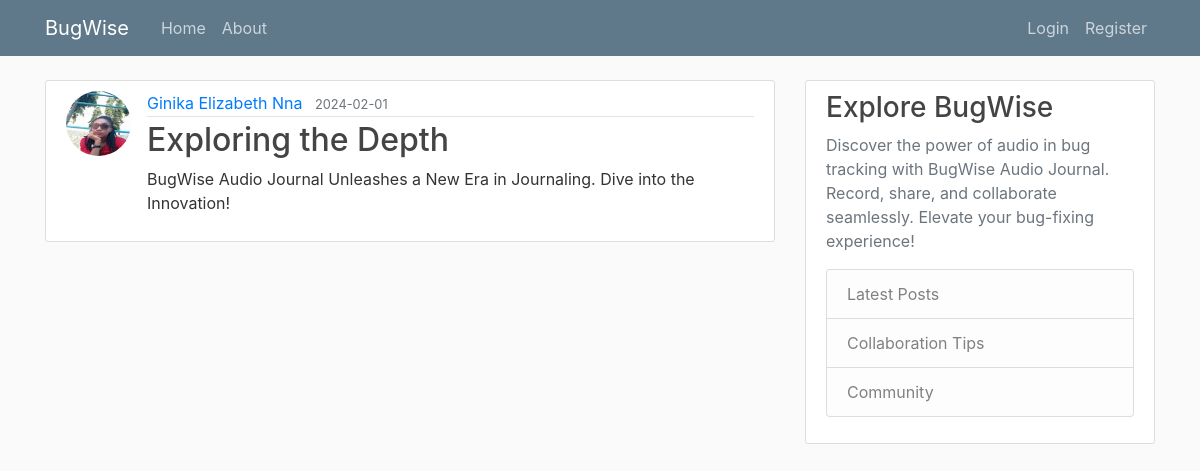
Page /post/13 on the committed database.
### audio_journal/models.py (models this page shows, shortened)
class User(db.Model, UserMixin):
    id = db.Column(db.Integer, primary_key=True)
    username = db.Column(db.String(20), unique=True, nullable=False)
    email = db.Column(db.String(120), unique=True, nullable=False)
    image_file = db.Column(db.String(20), nullable=False,
                           default='default.jpg')
    password = db.Column(db.String(60), nullable=False)
    posts = db.relationship('Post', backref='author', lazy=True)

class Post(db.Model):
    id = db.Column(db.Integer, primary_key=True)
    title = db.Column(db.String(100), nullable=False)
    date_posted = db.Column(db.DateTime, nullable=False,
                            default=datetime.utcnow)
    content = db.Column(db.Text, nullable=False)
    audio_data = db.Column(db.String(255), nullable=True)  # New field for audio data
    user_id = db.Column(db.Integer, db.ForeignKey('user.id'), nullable=False)

### audio_journal/routes.py (the view)
@app.route("/post/<int:post_id>")
def post(post_id):
    post = Post.query.get_or_404(post_id)
    return render_template("post.html", title=post.title, post=post)

### audio_journal/templates/post.html (shortened to what this page needs)
{% extends "layout.html" %}
{% block content %}
    <article class="media content-section">
        <img class="rounded-circle article-img" src="{{ url_for('static', filename='profile_pics/' + post.author.image_file) }}" alt="User image attached to a post">
        <div class="media-body">
            <div class="article-metadata">
                <a class="mr-2" href="{{ url_for('user_posts', username=post.author.username) }}">{{ post.author.username }}</a>
                <small class="text-muted">{{ post.date_posted.strftime("%Y-%m-%d") }}</small>
            </div>
            <h2 class="article-title">{{ post.title }}</h2>
            <p class="article-content">{{ post.content }}</p>
        </div>
    </article>
{% endblock content %}

### audio_journal/static/main.css (style rules this page uses)
body { background: #fafafa; color: #333333; margin-top: 5rem; }
h1, h2, h3, h4, h5, h6 { color: #444444; }
.content-section { background: #ffffff; padding: 10px 20px; border: 1px solid #dddddd; border-radius: 3px; margin-bottom: 20px; }
.article-title { color: #444444; }
.article-content { white-space: pre-line; }
.article-img { height: 65px; width: 65px; margin-right: 16px; }
.article-metadata { padding-bottom: 1px; margin-bottom: 4px; border-bottom: 1px solid #e3e3e3 }

### rows in the picture
User: image_file (picture), author.username "Ginika Elizabeth Nna"
Post: date_posted "2024-02-01", title "Exploring the Depth", content "BugWise Audio Journal Unleashes a New Era in Journaling. Dive into the Innovation!"
